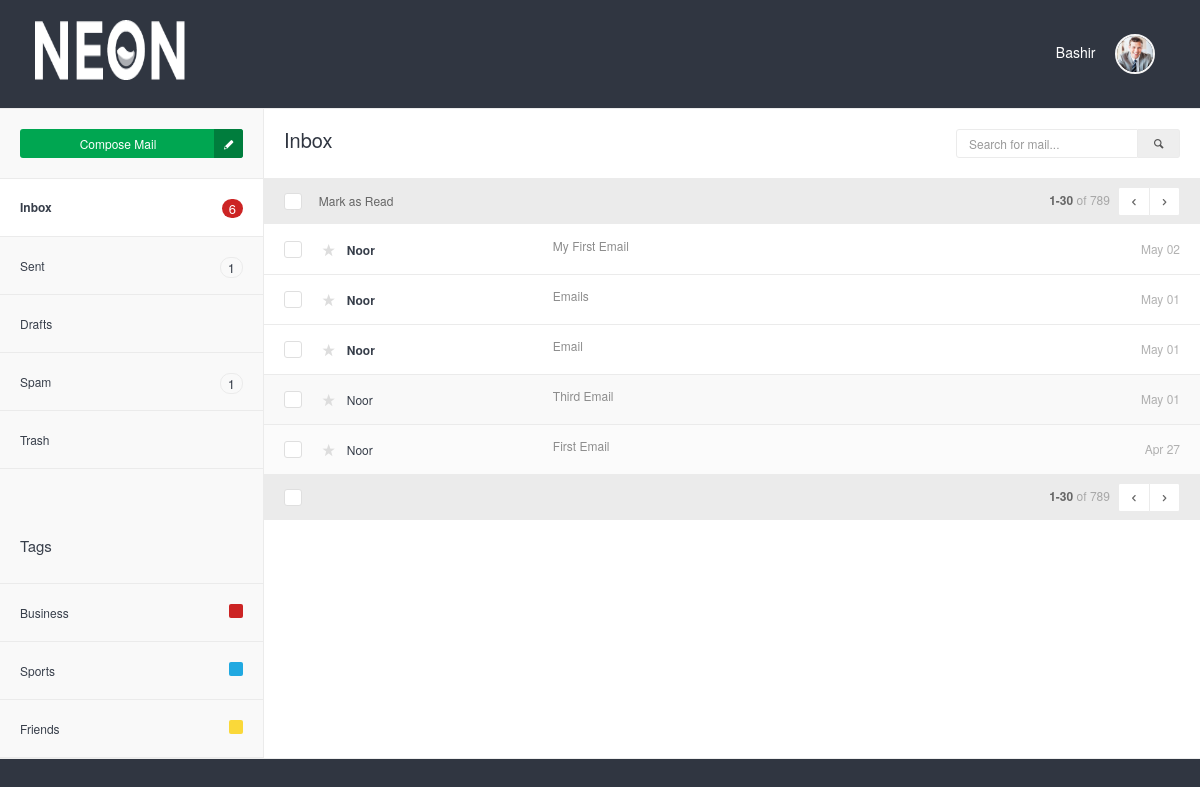
Before: /inbox.php (signed in) with the older database file.
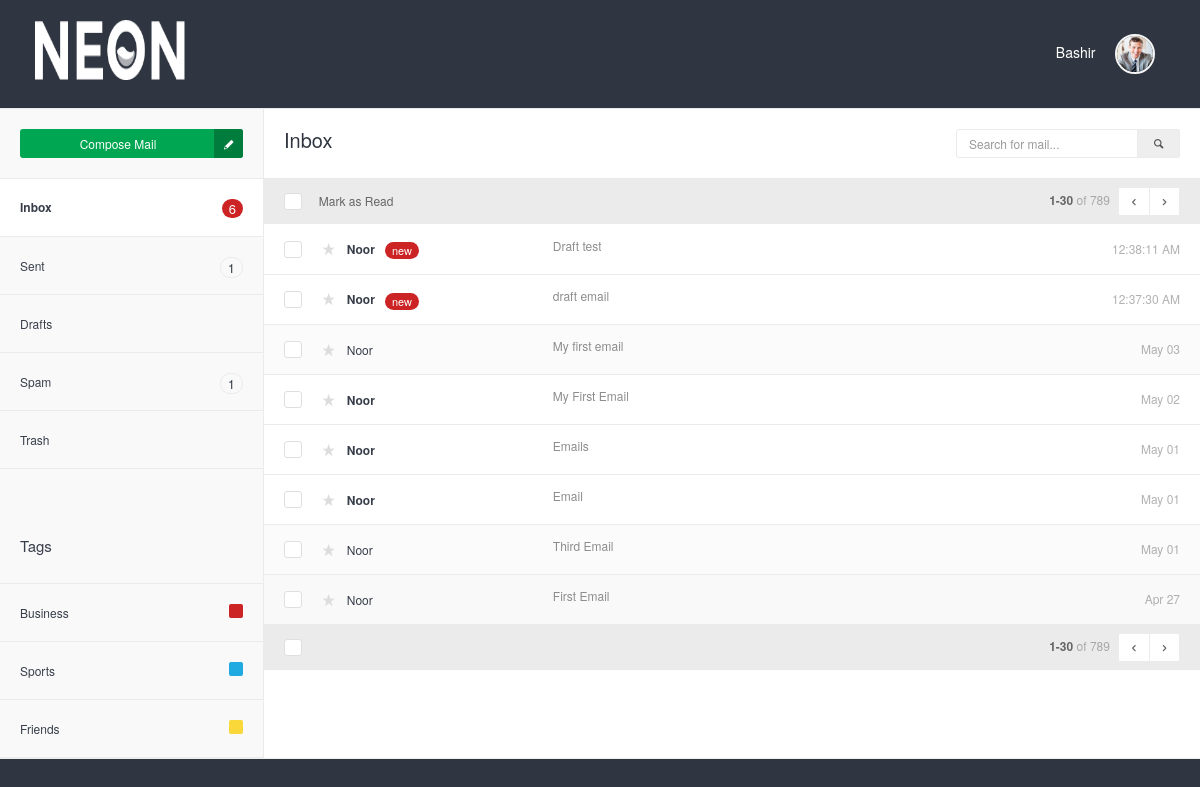
After: the same page with the newer database file.
### tables this page shows
CREATE TABLE `user` (
  `id` int(11) NOT NULL,
  `username` varchar(250) NOT NULL,
  `email` varchar(250) NOT NULL,
  `full_name` varchar(250) NOT NULL,
  `phone` varchar(250) NOT NULL,
  `password` varchar(250) NOT NULL
);

CREATE TABLE `emails` (
  `id` int(11) NOT NULL,
  `senderID` int(11) NOT NULL,
  `senderEmail` varchar(250) NOT NULL,
  `emailSubject` mediumtext NOT NULL,
  `emailBody` longtext NOT NULL,
  `receiverID` int(11) NOT NULL,
  `receiverEmail` varchar(250) NOT NULL,
  `date` varchar(50) NOT NULL DEFAULT current_timestamp(),
  `time` varchar(50) NOT NULL,
  `read_status` int(1) NOT NULL DEFAULT 0,
  `favorite` int(1) NOT NULL DEFAULT 0
);

### support/session.php (called while the page is built, shortened)
<?php
include 'connection.php';
if(isset($_SESSION['login_user'])){
    $login_user= $_SESSION['login_user'];
    $query = "SELECT  * from user where email = '$login_user'" ;
    $result = mysqli_query($con, $query);
    $row = mysqli_fetch_assoc($result);
    $userEmail = $row['email'];
    $fullName = $row['full_name'];
}else{
    header('Location: index.php');
}
?>

### support/inbox_action.php (called while the page is built)
<?php
include 'connection.php';
$select = "SELECT * FROM `emails` where `receiverEmail` = '$userEmail' ORDER BY `date` DESC, `time` DESC";
$result = mysqli_query($con, $select);
?>

### inbox.php (the view, shortened to what this page needs)
<?php
include('support/connection.php');
include('support/session.php');
include('support/inbox_action.php');
?>
<!DOCTYPE html>
<html lang="en">
    <head>
        <link rel="stylesheet" href="assets/js/jquery-ui/css/no-theme/jquery-ui-1.10.3.custom.min.css" id="style-resource-1">
        <link rel="stylesheet" href="assets/css/font-icons/entypo/css/entypo.css" id="style-resource-2">
        <link rel="stylesheet" href="assets/css/bootstrap.css" id="style-resource-4">
        <link rel="stylesheet" href="assets/css/neon-core.css" id="style-resource-5">
        <link rel="stylesheet" href="assets/css/neon-theme.css" id="style-resource-6">
        <link rel="stylesheet" href="assets/css/neon-forms.css" id="style-resource-7">
        <link rel="stylesheet" href="assets/css/custom.css" id="style-resource-8">
    </head>
    <body class="page-body" data-url="https://demo.neontheme.com">
        <div class="page-container">
            <div class="main-content" style="background-color: #303641" >
                <?php include ('topbar.php') ?>
                <div class="mail-env" style="background-color: white">
                    <div class="mail-body"> <div class="mail-header">
                        <h3 class="mail-title">Inbox </h3>
                        <form method="get" role="form" class="mail-search">
                            <div class="input-group"> <input type="text" class="form-control" name="s" placeholder="Search for mail..." />
                                <div class="input-group-addon"> <i class="entypo-search"></i> </div>
                            </div>
                        </form>
                    </div>
                    <table class="table mail-table">
                        <thead>
                            <tr>
                                <th width="5%"> <div class="checkbox checkbox-replace"> <input type="checkbox" /> </div> </th>
                                <th colspan="4"> <div class="mail-select-options">Mark as Read</div> <div class="mail-pagination" colspan="2"> <strong>1-30</strong> <span>of 789</span> <div class="btn-group"> <a href="#" class="btn btn-sm btn-white"><i class="entypo-left-open"></i></a> <a href="#" class="btn btn-sm btn-white"><i class="entypo-right-open"></i></a> </div> </div> </th>
                            </tr>
                        </thead>
                        <tbody>
                            <?php
                                if(mysqli_num_rows($result) > 0){
                                 while($row = $result->fetch_assoc()){
                                    $id =  $row['id'];
                                    $date = $row['date'];
                                    $time = $row['time'];
                                    $favorite = $row['favorite'];
                                    $readStatus = $row['read_status'];
                                    $senderEmail = $row['senderEmail'];
                                    $emailSubject = $row['emailSubject'];
                                    $timezone = new DateTime("now", new DateTimeZone('Asia/Karachi') );
                                    $current_date =  $timezone->format('M d');
                                    if($current_date == $date) {
                                        $datetime = $time;
                                    }else{
                                        $datetime = $date;
                                    }
                                    $sql_ = "SELECT `full_name` FROM `user` WHERE email = '$senderEmail'";
                                    $result_ = mysqli_query($con, $sql_);
                                    $r = mysqli_fetch_assoc($result_);
                                    $sendName = $r['full_name'];
                            ?>
                                <tr <?php if($readStatus == 0){ ?> class="unread" <?php } ?> >
                                    <td> <div class="checkbox checkbox-replace"> <input type="checkbox" /> </div> </td>
                                    <td class="col-name">
                                        <a href="#" class="star <?php if($favorite == 1){ ?> stared <?php } ?> "> <i class="entypo-star"></i> </a>
                                        <a href="message.php?id=<?php echo $id; ?>" class="col-name"><?php echo $sendName; ?> &nbsp;
                                            <?php if($readStatus == 0 && $current_date == $date){  ?>
                                                <span class="badge badge-danger">new</span>
                                            <?php } ?>
                                        </a>
                                    </td>
                                    <td class="col-subject"> <a href="message.php"><?php echo $emailSubject; ?></a> </td>
                                    <td class="col-time"><?php echo $datetime; ?></td>
                                </tr>
                            <?php } } ?>
                        </tbody>
                        <tfoot>
                            <tr>
                                <th width="5%"> <div class="checkbox checkbox-replace"> <input type="checkbox" /> </div> </th>
                                <th colspan="4">
                                    <div class="mail-pagination" colspan="2">
                                        <strong>1-30</strong> <span>of 789</span>
                                        <div class="btn-group">
                                            <a href="#" class="btn btn-sm btn-white"><i class="entypo-left-open"></i></a>
                                            <a href="#" class="btn btn-sm btn-white"><i class="entypo-right-open"></i></a>
                                        </div>
                                    </div>
                                </th>
                            </tr>
                        </tfoot>
                    </table>
                </div>
                <?php include ('sidebar.php') ?>
            </div>
            <hr/>
        </div>
    </body>
</html>

### topbar.php (shortened to what this page needs)
<div class="row">
    <div class="col-md-12 col-sm-12 clearfix">
        <div class="col-md-6 col-sm-6 col-xs-6 clearfix">
            <ul class="user-info pull-left pull-none-xsm" >
                <li>
                    <header class="logo-env">
                        <div class="logo">
                            <a href="inbox.php"> <img src="assets/images/logo%402x.png" width="150" height="60" alt="" /> </a>
                        </div>
                    </header>
                </li>
            </ul>
        </div>
        <div class="col-md-6 col-sm-6 col-xs-6 clearfix">
            <ul class="list-inline links-list pull-right">
                <li class="profile-info dropdown">
                    <a href="#" class="dropdown-toggle" data-toggle="dropdown" style="color: white">
                    <?php echo $fullName ?> &nbsp;&nbsp;&nbsp;  <img src="assets/images/thumb-1%402x.png" alt="" class="img-circle" width="40" />
                    </a>
                </li>
            </ul>
        </div>
    </div>
</div>

### sidebar.php
<div class="mail-sidebar">
    <div class="mail-sidebar-row hidden-xs">
        <a href="compose.php" class="btn btn-success btn-icon btn-block">Compose Mail<i class="entypo-pencil"></i> </a>
    </div>
    <ul class="mail-menu">
        <li class="active"> <a href="inbox.php"> <span class="badge badge-danger pull-right">6</span>Inbox</a> </li>
        <li> <a href="sendEmail.php"> <span class="badge badge-gray pull-right">1</span>Sent</a> </li>
        <li> <a href="drafts.php">Drafts</a> </li>
        <li> <a href="spam.php"> <span class="badge badge-gray pull-right">1</span>Spam</a> </li>
        <li> <a href="trashEmails.php">Trash</a> </li>
    </ul>
    <div class="mail-distancer"></div>
    <h4>Tags</h4>
    <ul class="mail-menu">
        <li> <a href="#"> <span class="badge badge-danger badge-roundless pull-right"></span>Business</a> </li>
        <li> <a href="#"> <span class="badge badge-info badge-roundless pull-right"></span>Sports</a> </li>
        <li> <a href="#"> <span class="badge badge-warning badge-roundless pull-right"></span>Friends</a> </li>
    </ul>
</div>

Changed rows visible on the page:
added emails: user.full_name "Noor", read_status "new", emailSubject "Draft test", time "12:38:11 AM"
added emails: user.full_name "Noor", read_status "new", emailSubject "draft email", time "12:37:30 AM"
added emails: user.full_name "Noor", emailSubject "My first email", date "May 03", read_status 1 (drawn)
